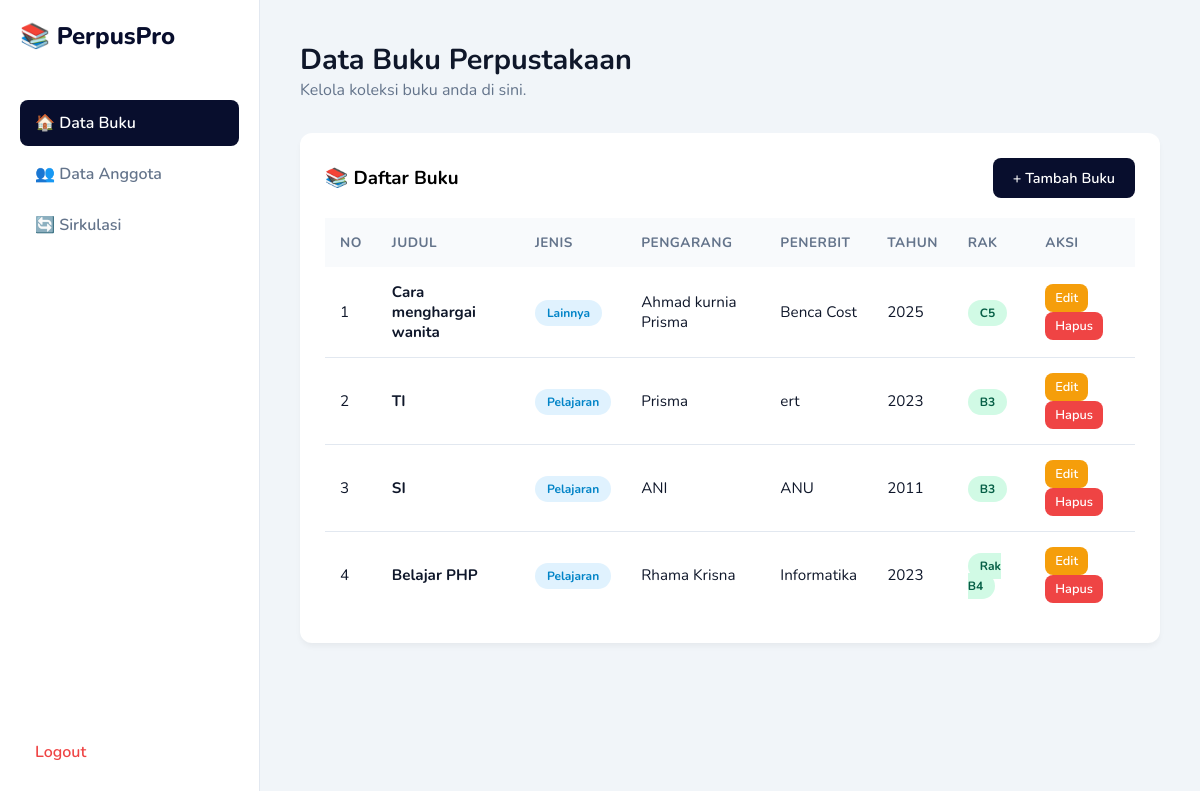
Screenshot of /dashboard.php (signed in) with the database file from the repository.
### tables this page shows
CREATE TABLE `buku` (
  `id_buku` int(11) NOT NULL,
  `judul` varchar(100) DEFAULT NULL,
  `jenis_buku` varchar(50) DEFAULT NULL,
  `pengarang` varchar(100) DEFAULT NULL,
  `penerbit` varchar(100) DEFAULT NULL,
  `tahun_terbit` int(11) DEFAULT NULL,
  `rak` varchar(50) DEFAULT NULL
);

### dashboard.php (the view, shortened to what this page needs)
<?php
include 'koneksi.php';
?>
<!DOCTYPE html>
<html>
<head><title>Dashboard Buku</title>
<link rel="stylesheet" href="style.css">
</head>
<body>
    <?php include 'sidebar.php'; ?>
    <div class="main-content">
        <div class="header-title">
            <h2>Data Buku Perpustakaan</h2>
            <p style="color:var(--text-grey)">Kelola koleksi buku anda di sini.</p>
        </div>
        <div class="card">
            <div style="display:flex; justify-content:space-between; align-items:center; margin-bottom:20px;">
                <h3>📚 Daftar Buku</h3>
                <a href="tambah_buku.php" class="btn btn-primary">+ Tambah Buku</a>
            </div>
            <table>
                <thead>
                    <tr>
                        <th width="5%">No</th>
                        <th>Judul</th>
                        <th>Jenis</th> <th>Pengarang</th>
                        <th>Penerbit</th>
                        <th>Tahun</th> <th>Rak</th>
                        <th>Aksi</th>
                    </tr>
                </thead>
                <tbody>
                    <?php
                    $no=1;
                    $q = mysqli_query($koneksi, "SELECT * FROM buku ORDER BY id_buku DESC");
                    while($d = mysqli_fetch_array($q)){
                    ?>
                    <tr>
                        <td><?php echo $no++; ?></td>
                        <td style="font-weight:bold"><?php echo htmlspecialchars($d['judul']); ?></td>
                        <td>
                            <span class="badge bg-soft-blue" style="background:#e0f2fe; color:#0284c7;">
                                <?php echo htmlspecialchars($d['jenis_buku']); ?>
                            </span>
                        </td>
                        <td><?php echo htmlspecialchars($d['pengarang']); ?></td>
                        <td><?php echo htmlspecialchars($d['penerbit']); ?></td>
                        <td><?php echo htmlspecialchars($d['tahun_terbit']); ?></td>
                        <td><span class="badge bg-soft-green"><?php echo htmlspecialchars($d['rak']); ?></span></td>
                        <td>
                            <a href="edit_buku.php?id=<?php echo $d['id_buku']; ?>" class="btn btn-warning" style="padding:5px 10px; font-size:0.8rem; margin-right:5px;">Edit</a>
                            <a href="hapus_buku.php?id=<?php echo $d['id_buku']; ?>" class="btn btn-danger" style="padding:5px 10px; font-size:0.8rem" onclick="return confirm('Yakin hapus buku ini?')">Hapus</a>
                        </td>
                    </tr>
                    <?php } ?>
                </tbody>
            </table>
        </div>
    </div>
</body>
</html>

### style.css (style rules this page uses)
:root { --primary: #080e2d; --secondary: #3f37c9; --bg-dark: #0f172a; --bg-light: #f1f5f9; --white: #ffffff; --text-grey: #64748b; --danger: #ef4444; --success: #10b981; --warning: #f59e0b; }
* { margin: 0; padding: 0; box-sizing: border-box; font-family: 'Nunito', sans-serif; }
body { background-color: var(--bg-light); display: flex; min-height: 100vh; }
.btn-warning { background: var(--warning); color: white; }
.main-content { margin-left: 260px; flex: 1; padding: 40px; width: calc(100% - 260px); }
.header-title { margin-bottom: 2rem; }
.header-title h2 { font-size: 1.8rem; color: var(--bg-dark); }
.card { background: var(--white); padding: 25px; border-radius: 12px; box-shadow: 0 4px 6px -1px rgba(0, 0, 0, 0.05); }
.btn { padding: 10px 20px; border-radius: 8px; border: none; cursor: pointer; font-weight: 600; text-decoration: none; display: inline-block; font-size: 0.9rem; transition: 0.2s; }
.btn-primary { background: var(--primary); color: white; }
.btn-danger { background: var(--danger); color: white; }
table { width: 100%; border-collapse: collapse; margin-top: 20px; }
th { text-align: left; padding: 15px; background: #f8fafc; color: var(--text-grey); font-size: 0.85rem; text-transform: uppercase; letter-spacing: 0.5px; }
td { padding: 15px; border-bottom: 1px solid #e2e8f0; color: var(--bg-dark); font-size: 0.95rem; }
tr:last-child td { border-bottom: none; }
.badge { padding: 5px 12px; border-radius: 20px; font-size: 0.75rem; font-weight: 700; }
.bg-soft-green { background: #d1fae5; color: #065f46; }

### rows the page displays
buku: judul "Cara menghargai wanita", jenis_buku "Lainnya", pengarang "Ahmad kurnia Prisma", penerbit "Benca Cost", tahun_terbit "2025", rak "C5"
buku: judul "TI", jenis_buku "Pelajaran", pengarang "Prisma", penerbit "ert", tahun_terbit "2023", rak "B3"
buku: judul "SI", jenis_buku "Pelajaran", pengarang "ANI", penerbit "ANU", tahun_terbit "2011", rak "B3"
buku: judul "Belajar PHP", jenis_buku "Pelajaran", pengarang "Rhama Krisna", penerbit "Informatika", tahun_terbit "2023", rak "Rak B4"
